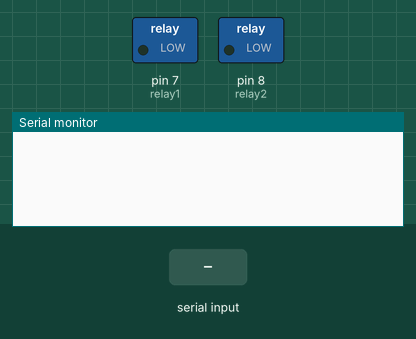
Simulated run of this sketch. Board: Arduino Mega 2560, built with avr-gcc and run on an emulated ATmega2560. On the bench: switched loads named in the sketch (green lamp = pin HIGH), the last lines printed to the serial monitor. Inputs (shaded band) come from the test bench.

Above: at 1.2 s.
1.3 s: "," received over Serial
At 2.7 s:
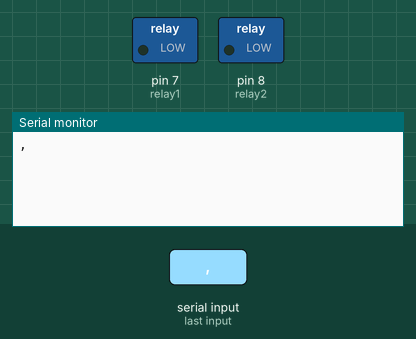
3.8 s: "90,45\n" received over Serial
At 6.3 s:
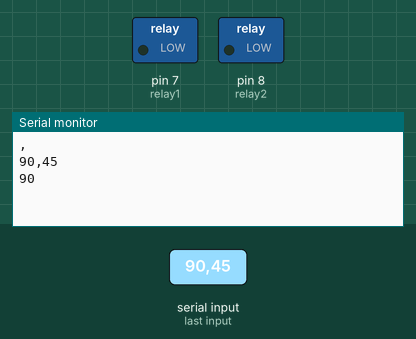

The sketch:

IR_Remote_V3.ino
```cpp
// Include IR Remote Library by Ken Shirriff
// If on MEGA, make sure to use pin 9
#include <IRremote.h>

// Create IR Send Object
IRsend irsend;

// Define pins
const int relay1= 7;
const int relay2= 8;

// Define the interpreted String
String data;
String last_data = "";

// Define an array of hex codes where each index corresponds to a device number in the excel spreadsheet.
long hexCodes[] = {0, 0xFF3AC5, 0xFFBA45, 0xFF827D, 0xFF02FD, 0xFF1AE5, 0xFF9A65, 0xFFA25D, 0xFF22DD, 0xFF2AD5, 0xFFAA55, 0xFF926D, 0xFF12ED, 0xFF0AF5, 0xFF8A75, 0xFFB24D, 0xFF32CD, 0xFF38C7, 0xFFB847, 0xFF7887, 0xFFF807, 0xFF18E7, 0xFF9867, 0xFF58A7, 0xFFD827, 0xFF28D7, 0xFFA857, 0xFF6897, 0xFFE817, 0xFF08F7, 0xFF8877, 0xFF48B7, 0xFFC837, 0xFF30CF, 0xFFB04F, 0xFF708F, 0xFFF00F, 0xFF10EF, 0xFF906F, 0xFF50AF, 0xFFD02F};

// Define the variable that determines the color
long myHex;

void setup() {
  // put your setup code here, to run once:
  pinMode(relay1, OUTPUT);
  pinMode(relay2, OUTPUT);
  Serial.begin(9600);

}

void loop() {
  // put your main code here, to run repeatedly:
  while (Serial.available()) {
    data = Serial.readString();
    Serial.println(data);
  }
  if (data == last_data) return;
  else last_data = data;

  String code= "";
  for (int i = 0; i < data.length(); i++) {
    if (data.charAt(i) == ',') {
      if (contains(code, "r1")) { // Turns relay 1 on.
        digitalWrite(relay1, HIGH);
        digitalWrite(relay2, LOW);
      } else if (contains(code, "r2")) { // Turns relay 2 on.
        digitalWrite(relay1, LOW);
        digitalWrite(relay2, HIGH);
      } else if (contains(code, "r3")) { // Turns both relays on.
        digitalWrite(relay1, HIGH);
        digitalWrite(relay2, HIGH);
      }
      Serial.println(code);
      delay(50);

      myHex= hexCodes[code.substring(3).toInt()];

      int j= 29;
      boolean bright= false;
      if (myHex == 0xFF3AC5 || myHex == 0xFFBA45) {
        j= 0;
        bright= true;
        delay(950);
      }
      while (j < 30) {
        irsend.sendNEC(myHex, 32);
        delay(50);
        j++;
      }
      if (bright) delay(500);

      code= "";
    } else {
      code+= data.charAt(i);
    }
  }

}


// Returns true is str1 contains str2, false if otherwise.
boolean contains(String str1, String str2) {
  if (str1.indexOf(str2) != -1) {
    return true;
  }
  return false;
}
```

Measured:
- after the input at 1.3 s, the serial monitor: prints a new line after 1.0 s (image 1)
- after the input at 3.8 s, the serial monitor: prints a new line after 1.0 s (image 2)
